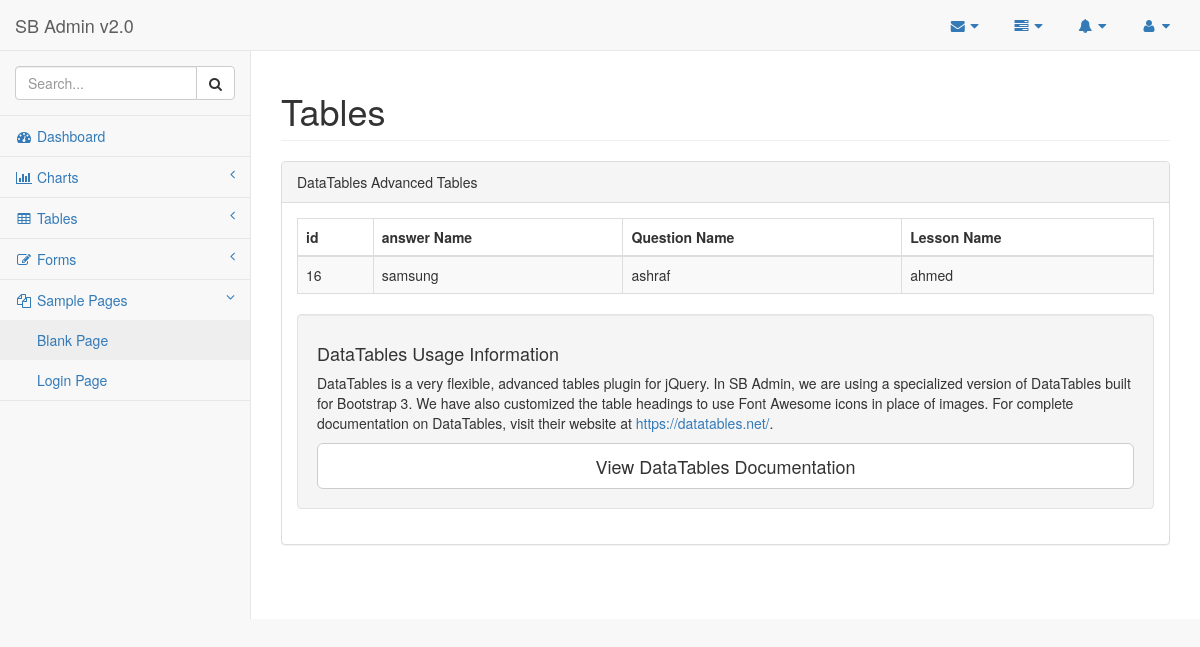
The app's page /view_answers.php?id=7 (signed in) with its own data.
### tables this page shows
CREATE TABLE `answers` (
  `id` int(11) NOT NULL,
  `name` varchar(1000) NOT NULL,
  `question_id` int(11) NOT NULL
);

CREATE TABLE `questions` (
  `id` int(11) NOT NULL,
  `name` varchar(1000) NOT NULL,
  `lesson_id` int(11) NOT NULL
);

CREATE TABLE `lessons` (
  `id` int(11) NOT NULL,
  `name` varchar(50) NOT NULL,
  `department_id` int(11) NOT NULL
);

### panel/connection/conn.php (called while the page is built, shortened)
<?php
class connection {
    protected $host = "localhost";
    protected $dbname = "school_managment_system";
    protected $user = "root";
    protected $pass = "1234";
    function __construct() {
        try {
            $this->DBC = new PDO("mysql:host=$this->host;dbname=$this->dbname", $this->user, $this->pass);
        }
        catch (PDOException $e) {
            echo $e->getMessage();
        }
    }
}
?>

### view_answers.php (the view)
<?php
include "blank.php";
function content(){
?>
 <div id="page-wrapper">
            <div class="row">
                <div class="col-lg-12">
                    <h1 class="page-header">Tables</h1>
                </div>
            </div>
            <div class="row">
                <div class="col-lg-12">
                    <div class="panel panel-default">
                        <div class="panel-heading">
                            DataTables Advanced Tables
                        </div>
                        <div class="panel-body">
                            <table width="100%" class="table table-striped table-bordered table-hover" id="dataTables-example">
  <thead>
              <tr> <th>id</th> <th>answer Name</th> <th>Question Name</th> <th>Lesson Name</th>   </tr>
          </thead>
          <tbody>
<?
         $conn=new connection();
        $id=$_GET['id'];
         $prepare ='SELECT * FROM answers where question_id='.$id;
         $stmt= $conn->DBC->prepare($prepare);
         $stmt->execute();
         while($data = $stmt->fetch( PDO::FETCH_ASSOC )){
           $prepare1 ='SELECT * FROM questions  where id='.$id;
           $stmt1= $conn->DBC->prepare($prepare1);
           $stmt1->execute();
           $data1 = $stmt1->fetch( PDO::FETCH_ASSOC);
          $prepare2 ='SELECT * FROM lessons  where id='.$data1['lesson_id'];
           $stmt2= $conn->DBC->prepare($prepare2);
           $stmt2->execute();
           $data2 = $stmt2->fetch( PDO::FETCH_ASSOC);
    ?>
    <tr> <td><?php echo $data['id']; ?></td>  <td><?php echo $data['name']; ?></td>  <td><?php echo $data1['name']; ?></td> <td><?php echo $data2['name']; ?></td>
    </tr>
    <?php } ?>
          </tbody>
                            </table>
                            <div class="well">
                                <h4>DataTables Usage Information</h4>
                                <p>DataTables is a very flexible, advanced tables plugin for jQuery. In SB Admin, we are using a specialized version of DataTables built for Bootstrap 3. We have also customized the table headings to use Font Awesome icons in place of images. For complete documentation on DataTables, visit their website at <a target="_blank" href="https://datatables.net/">https://datatables.net/</a>.</p>
                                <a class="btn btn-default btn-lg btn-block" target="_blank" href="https://datatables.net/">View DataTables Documentation</a>
                            </div>
                             </div>
                    </div>
                </div>
            </div>
            </div>
 <?php
}
?>

### records on screen
answers: id "16", name "samsung", question.name "ashraf", lessons.name "ahmed"
